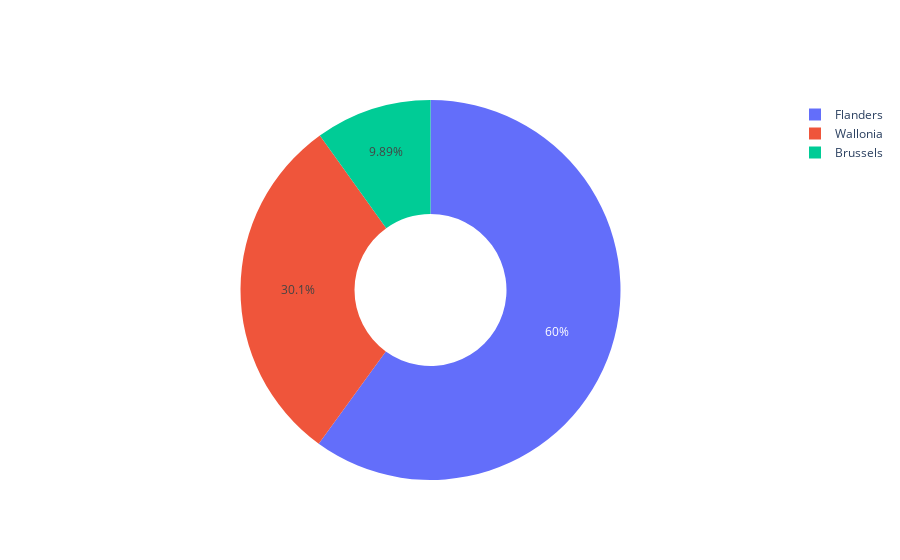

The cell this chart's notebook holds for it:
### Code cell
labels=['Flanders', 'Wallonia', 'Brussels', 'Unknown']
fig_pie_regions = go.Figure(data=[go.Pie(labels=labels,values=sorted(values, reverse=True), hole=.4, sort=False, direction="clockwise")])
fig_pie_regions.show()

### Figure 1 — Plotly figure (JSON) as saved in the notebook; plotly's stock layout.template omitted (floating-point values rounded to 4 significant figures)
{"data": [{"direction": "clockwise", "hole": 0.4, "labels": ["Flanders", "Wallonia", "Brussels"], "sort": false, "type": "pie", "values": [6382, 3201, 1052]}], "layout": {}}
